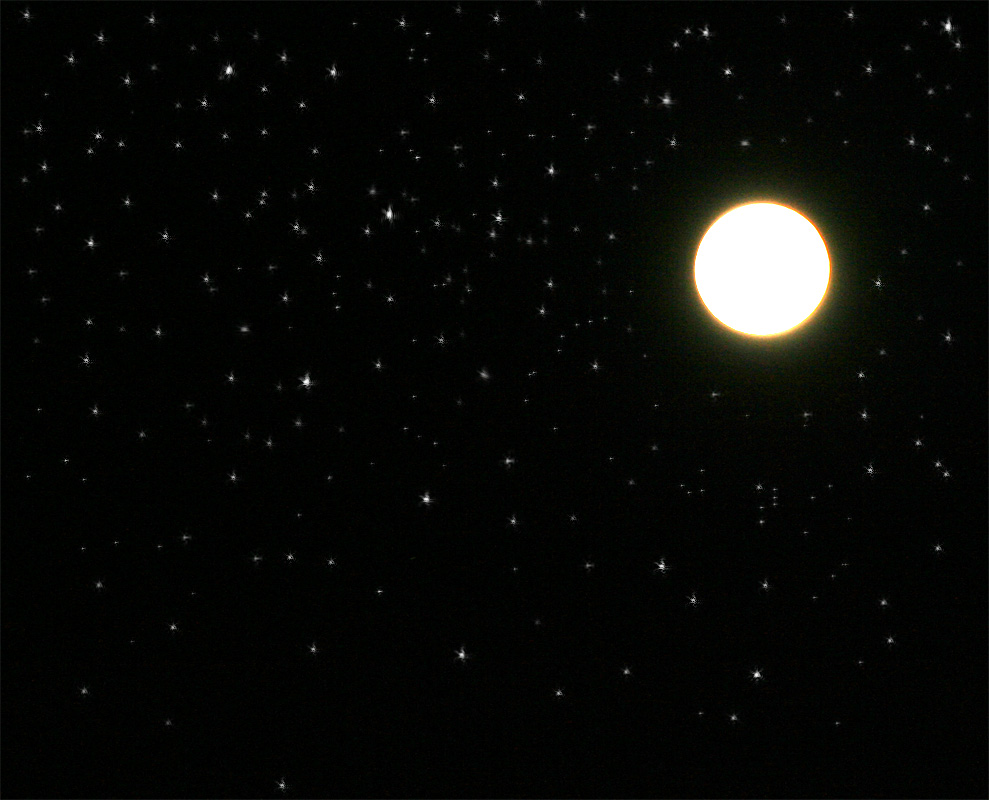
#> input picture Exercise 5 - Image Segmentation/stars.jpg, 989 x 800 px
$ python ex1_segmentation_solution.py
#> lines starting #> are read from the running program, lines starting #| are printed output that depends on the picture; after the words box and inside, x2 and y2 are one past the last pixel; in counts of white or black regions, pixels touching at a corner belong together
"""
08.06.2017
Image Processing Physics TU Muenchen
Julia Herzen, Peter B. Noel, Kaye Morgan, (Maximilian Teuffenbach)

ex1_segmentation.py

This exercise is all about counting stars.
The goal is to know how many stars are in the image and what sizes they are.
Problematic is only the moon.

As per usual, replace the ???s with the appropriate command(s).
"""

import numpy as np
import matplotlib.pyplot as plt
import scipy.ndimage as nd

# Load the respective image

img = plt.imread('stars.jpg')
#> img is the input picture: shape (800, 989, 3); mean R, G, B 9, 9.9, 7.6

# Sum up all color channels to get a grayscale image.
# use numpy function sum and sum along axis 2, be careful with the datatypes
# rescale the finale image to [0.0 1.0]

img = np.sum(img, axis=2, dtype=float)
#> img: shape (800, 989) float64
img = img / img.max()

# Now look at your image using imshow. Use vmin and vmax parameters in imshow

plt.figure(1)
plt.title('img')
plt.imshow(img, cmap='gray', interpolation='none', vmin=0., vmax=1.)
plt.colorbar()

# You can set thresholds to cut the background noise
# Once you are sure you have all stars included use a binary threshold.
# (Tip: a threshold of 0.1 seemed to be good, but pick your own)

threshold = 0.1
img_bin = img > threshold
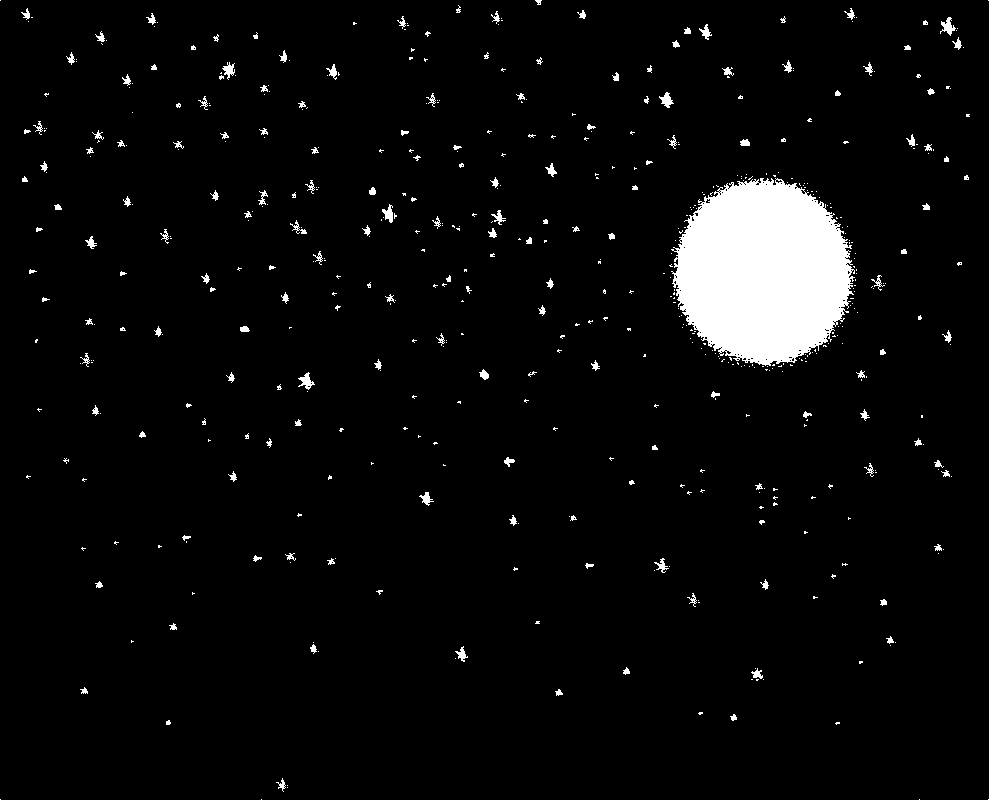
#> img_bin: shape (800, 989) bool; 4.3% white; 554 white regions (399 under 20 px), largest, box (x1, y1, x2, y2) and area: (671, 178, 855, 366) 25564, (940, 17, 956, 36) 139, (298, 372, 315, 390) 134

plt.figure(2)
plt.title('img_bin')
plt.imshow(img_bin, cmap='gray', interpolation='none')

# Now with the binary image use the opening and closing to bring the star
# to compacter format. Take care that no star connects to another

s1 = np.array([[1, 1, 1], [1, 1, 1], [1, 1, 1]])
img_bin1 = nd.binary_closing(img_bin, structure=s1)
#> img_bin1: shape (800, 989) bool; 4.6% white; 338 white regions (176 under 20 px), largest, box (x1, y1, x2, y2) and area: (669, 174, 857, 371) 26817, (219, 62, 236, 80) 173, (940, 17, 958, 36) 161

plt.figure(3)
plt.title('img_bin1')
plt.imshow(img_bin1, cmap='gray', interpolation='none')

# Remove isolated pixels around the moon with closing by a 2 pixel structure

s2 = np.array([[0, 0, 0], [0, 1, 1], [0, 0, 0]])
img_bin2 = nd.binary_opening(img_bin1, structure=s2)
#> img_bin2: shape (800, 989) bool; 4.5% white; 290 white regions (135 under 20 px), largest, box (x1, y1, x2, y2) and area: (669, 175, 857, 367) 26769, (219, 62, 236, 79) 170, (940, 17, 958, 35) 157

plt.figure(4)
plt.title('img_bin2')
plt.imshow(img_bin2, cmap='gray', interpolation='none')

# play with all the morphological options in ndimage package to increase the
# quality if still needed

s3 = np.array([[0, 0, 0], [0, 1, 0], [0, 1, 0]])
img_bin3 = nd.binary_opening(img_bin2, structure=s3)  # optional
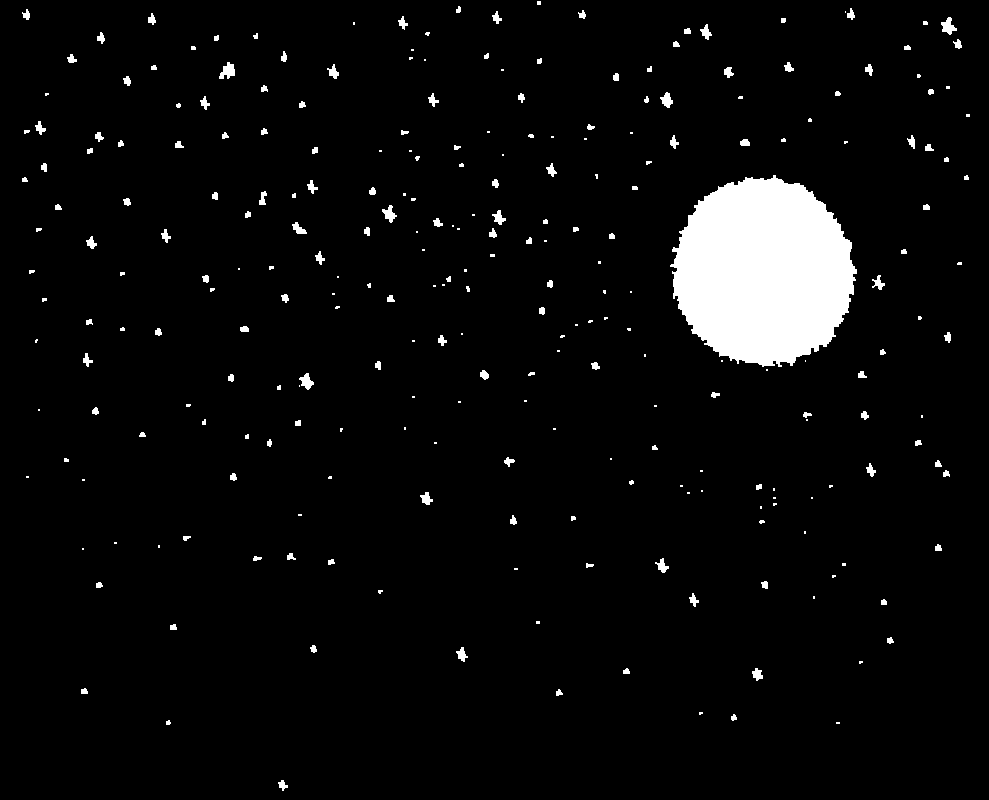
#> img_bin3: shape (800, 989) bool; 4.4% white; 268 white regions (120 under 20 px), largest, box (x1, y1, x2, y2) and area: (670, 175, 857, 367) 26722, (219, 62, 235, 79) 168, (941, 17, 957, 35) 154

plt.figure(5)
plt.title('img_bin3')
plt.imshow(img_bin3, cmap='gray', interpolation='none')

# plotting the sum of all your binary images can help identify if you loose
# stars. In principal every star is present in every binary image, so real
# stars have always at least one pixel maximum

plt.figure(6)
plt.imshow((np.int64(img_bin) + np.int64(img_bin1) + np.int64(img_bin2) +
           np.int64(img_bin3)), interpolation='none')
plt.colorbar()

# Once you're done, label your image with nd.label

img_lbld, num_stars = nd.label(img_bin3)
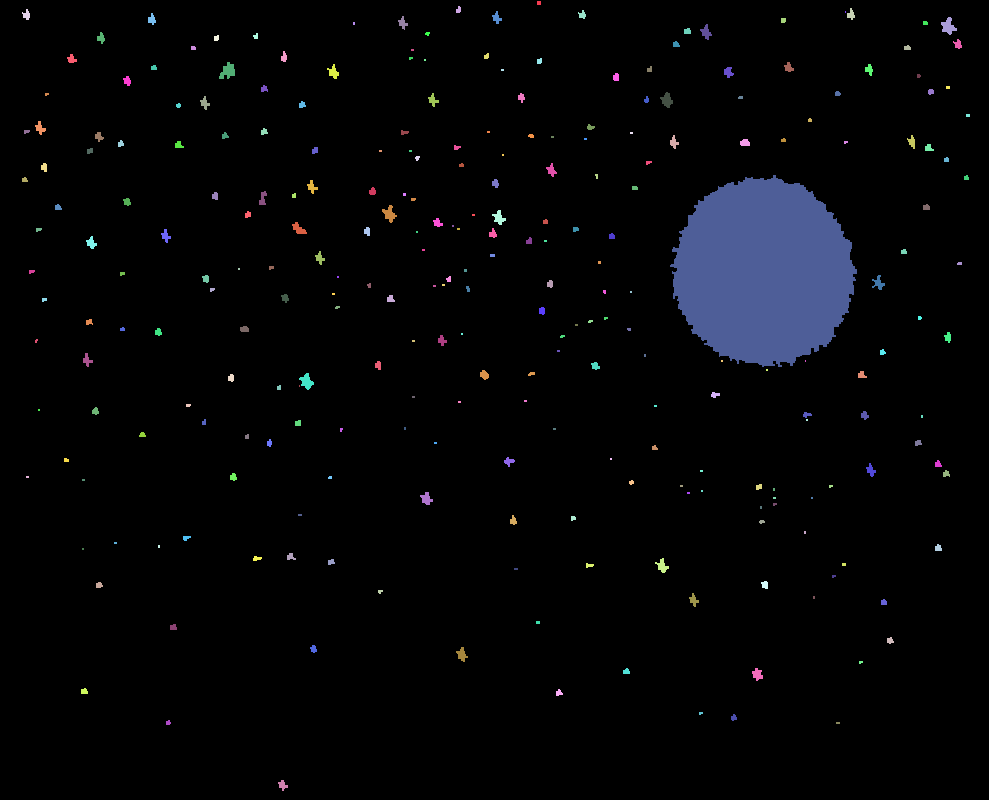
#> img_lbld: shape (800, 989) int32; 269 distinct labels, from 0 to 268; one colour per label, 0 black
#> num_stars = 268

plt.figure(7)
plt.imshow(img_lbld, interpolation='none')
plt.colorbar()

# Use nd.find_objects to return a list of slices through the image for each
# star

slc_lst = nd.find_objects(img_lbld)
#> slc_lst = 268 items

# You can have a look now at the individual stars. Just apply the slice to your
# labelled array

starnum = 105

plt.figure(8)
plt.title("star %i" % starnum)
plt.imshow(img_lbld[slc_lst[starnum-1]], cmap='gray', interpolation='none')

# REMAINING task. Sum up each individual star to get a list of star
# brightnesses
# make a detailed histogram (>100 bins). Take care to exclude the moon!
# This can be done by sorting the brightness array and remove the last element.

# Remember: im_lbld[slc_lst[<number>]] selects one star. Create a list of star
# images (star_lst) with [0, 1]. I help you with that.
# Afterwards, sum their intensity up (take care about the datatypes),
# and np.sort the sums.

star_lst = [img_lbld[slc] > 0 for slc in slc_lst]
#> star_lst = 268 items
mass_lst = [np.sum(np.int64(star)) for star in star_lst]
#> mass_lst = 268 values, max 26728 at index 89, min 2 at index 6, mean 130.4
mass_lst_sorted = np.sort(mass_lst)
#> mass_lst_sorted = 268 values from 2 to 26728

plt.figure(9)
plt.title("brigtnesses of stars")
plt.hist(mass_lst_sorted[:-1], bins=200, range=(0, 200), align='left')
plt.xlim([0, 200])
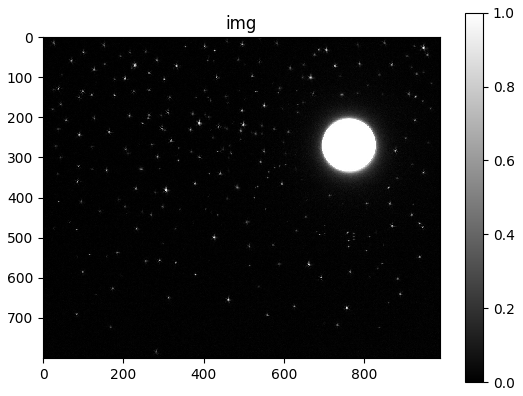
#> figure drawn by matplotlib, 2 panels
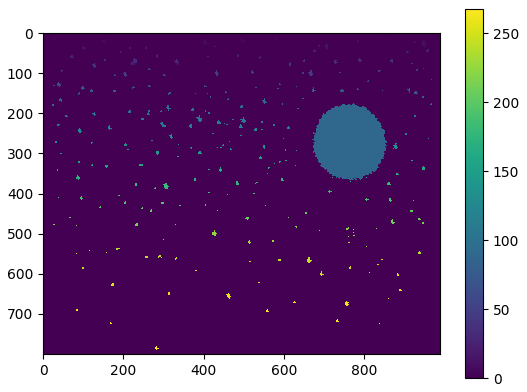
#> figure drawn by matplotlib, 2 panels
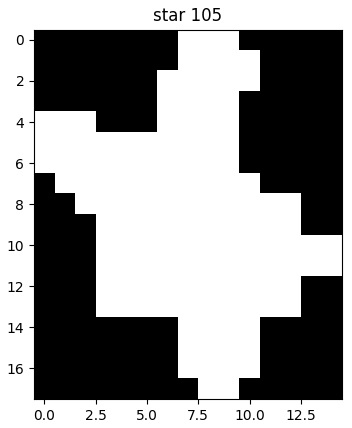
#> figure drawn by matplotlib, 1 panel
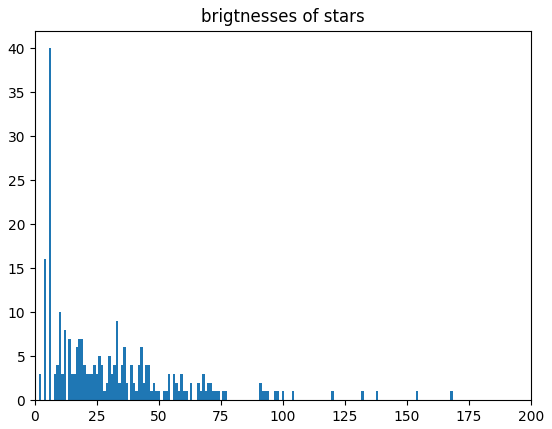
#> figure drawn by matplotlib, 1 panel; tallest bar 40 high, from x = 5.5 to 6.5
